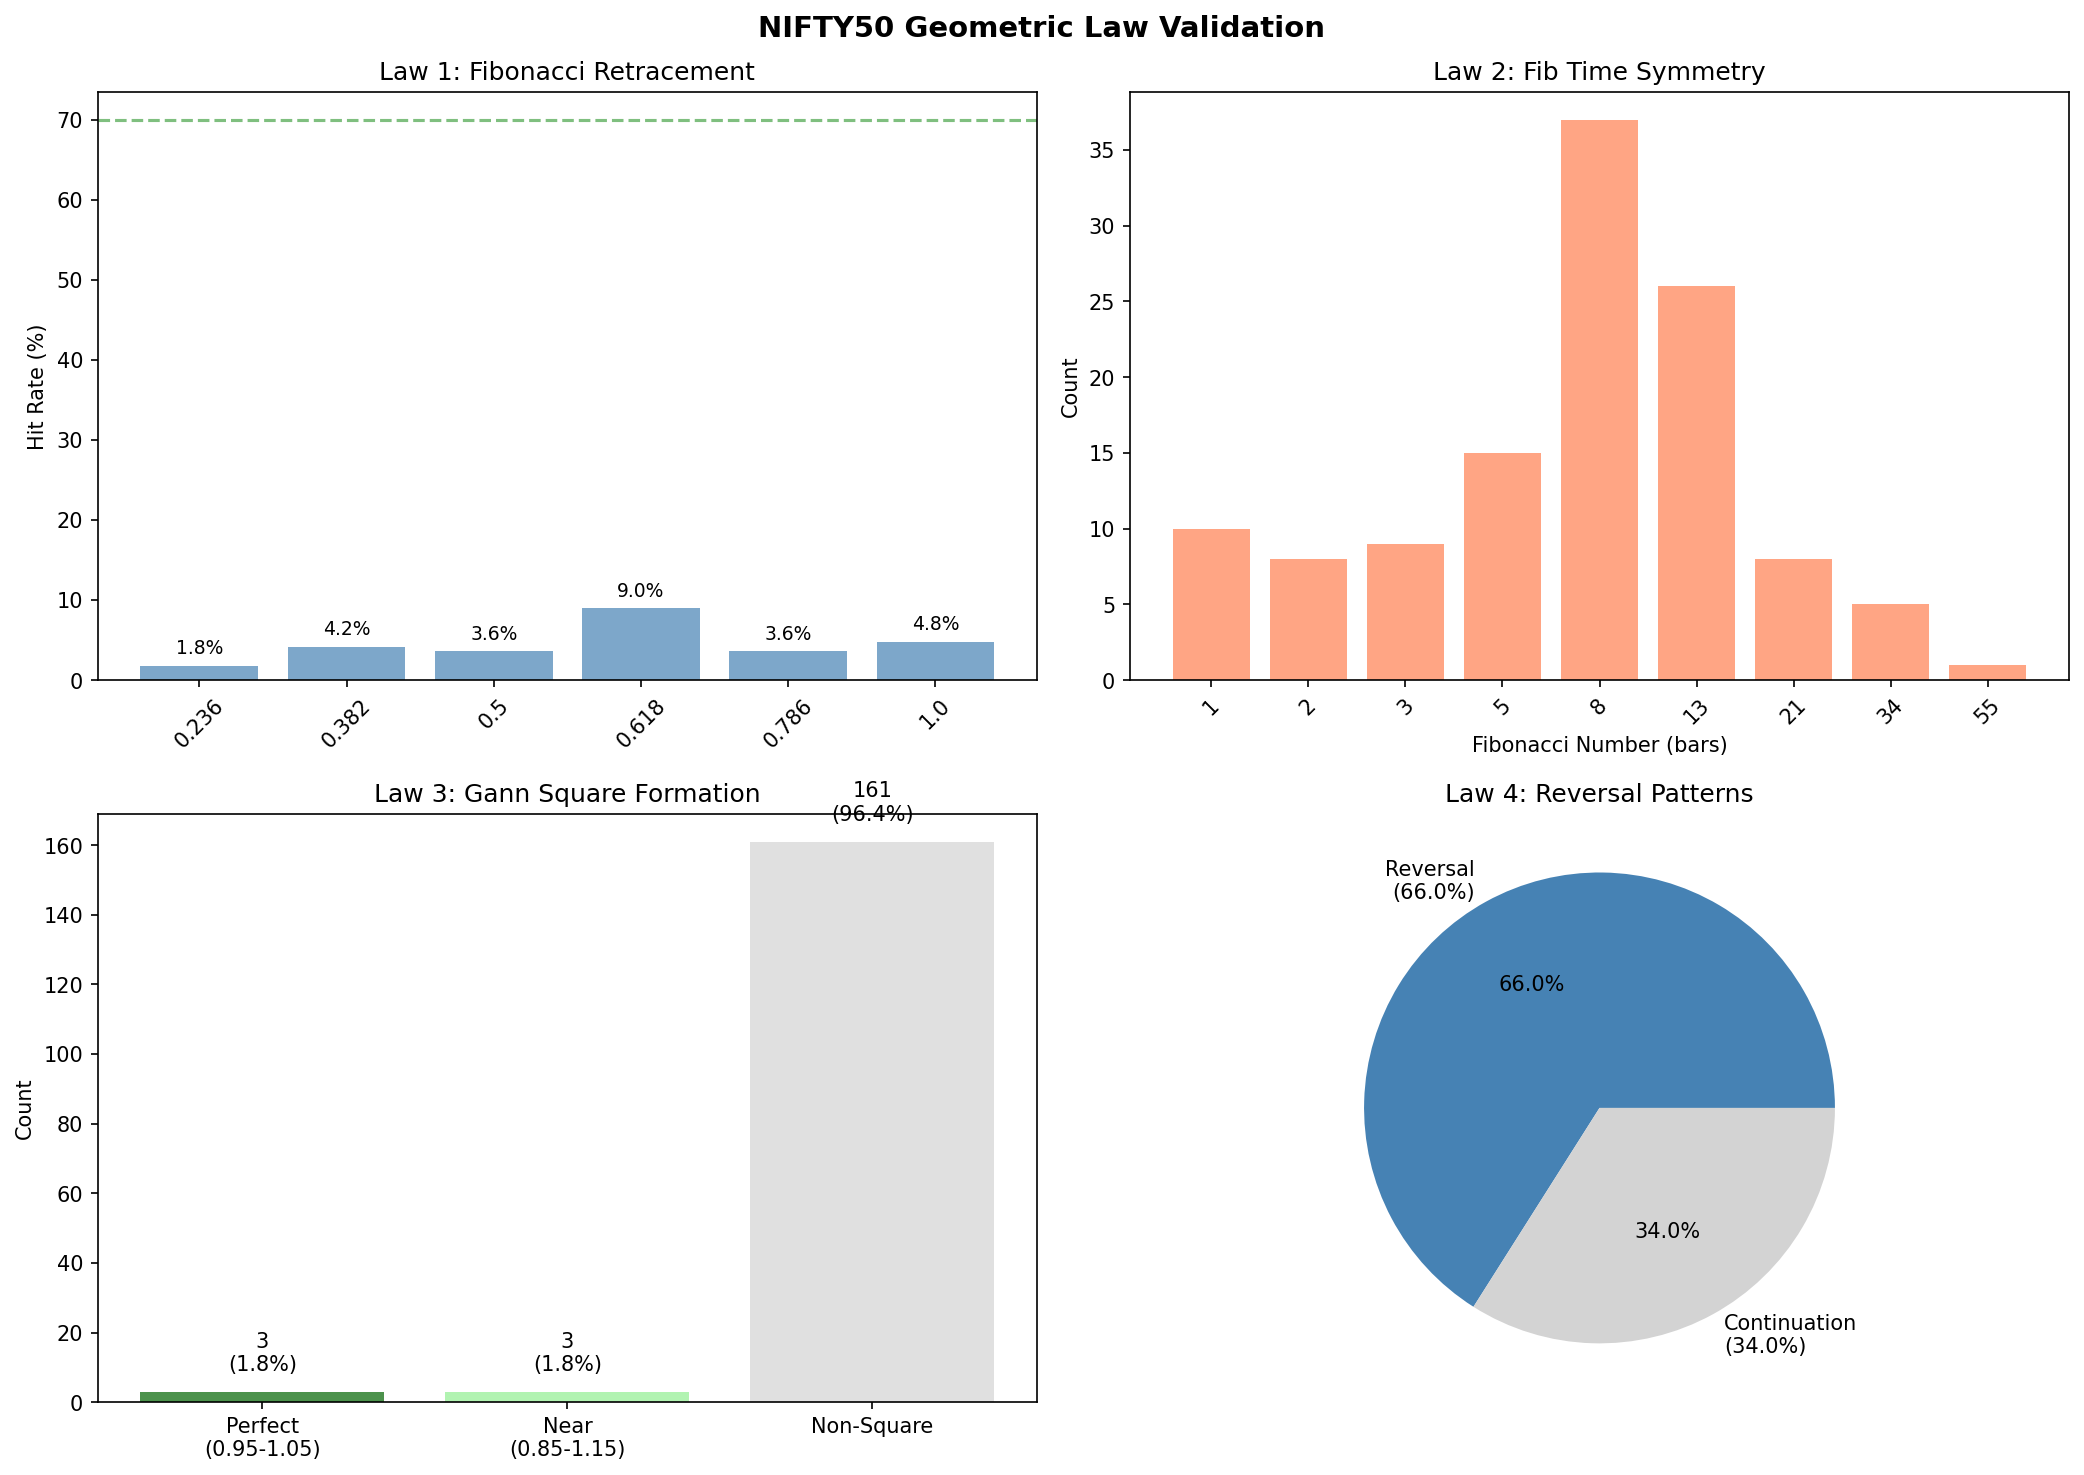

This chart was generated by the following Python code:
"""
NIFTY50 GEOMETRIC LAW VALIDATION
=================================
Tests all 4 geometric laws discovered in deep_swing_research on Nifty50 5min data:
1. 0.382 Price Law - % of swings retracing to 0.382
2. Fib Time Law - % of swings occurring within ±1 bar of Fib numbers
3. Gann Square Law - % of transitions forming price-time squares
4. 82% Reversal Law - reversal probability after H-L or L-H patterns

Also tests optimal configuration (lookback=8, mult=0.5, entry=0.382)
"""

import pandas as pd
import numpy as np
from pathlib import Path
import matplotlib.pyplot as plt
from datetime import datetime

# Load Nifty data
DATA_PATH = Path('/home/palbot/Projects/log-fib-scalper/zerodha_data/NIFTY_50_5minute_20260319_20260518.csv')

print("=" * 80)
print("NIFTY50 GEOMETRIC LAW VALIDATION")
print("=" * 80)

df = pd.read_csv(DATA_PATH)

# Handle Zerodha format
if 'date' in df.columns:
    df['time'] = pd.to_datetime(df['date'])
elif 'datetime' in df.columns:
    df['time'] = pd.to_datetime(df['datetime'])
elif 'time' not in df.columns:
    raise ValueError("No time/date column found")

df = df.dropna(subset=['high', 'low'])
df = df.reset_index(drop=True)

print(f"\n📊 NIFTY50 Data: {len(df):,} bars")
print(f"   Range: {df['time'].min()} to {df['time'].max()}")
print(f"   Price: {df['close'].iloc[0]:.2f} → {df['close'].iloc[-1]:.2f}")

# ============================================================================
# SWING DETECTION
# ============================================================================

def detect_swing_highs(df, lookback=8):
    """Detect swing highs using lookback fractal"""
    swings = []
    for i in range(lookback, len(df) - lookback):
        window = df.iloc[i-lookback:i+lookback+1]
        if df['high'].iloc[i] == window['high'].max():
            swings.append({
                'idx': i,
                'type': 'HIGH',
                'price': df['high'].iloc[i],
                'time': df['time'].iloc[i],
                'bar': i
            })
    return swings

def detect_swing_lows(df, lookback=8):
    """Detect swing lows using lookback fractal"""
    swings = []
    for i in range(lookback, len(df) - lookback):
        window = df.iloc[i-lookback:i+lookback+1]
        if df['low'].iloc[i] == window['low'].min():
            swings.append({
                'idx': i,
                'type': 'LOW',
                'price': df['low'].iloc[i],
                'time': df['time'].iloc[i],
                'bar': i
            })
    return swings

print("\n" + "=" * 80)
print("SWING DETECTION (lookback=8)")
print("=" * 80)

swing_highs = detect_swing_highs(df, lookback=8)
swing_lows = detect_swing_lows(df, lookback=8)

print(f"Swing Highs: {len(swing_highs)}")
print(f"Swing Lows: {len(swing_lows)}")

# Merge and sort all swings
all_swings = sorted(swing_highs + swing_lows, key=lambda x: x['idx'])

# ============================================================================
# LAW 1: 0.382 PRICE RETRACEMENT
# ============================================================================

print("\n" + "=" * 80)
print("LAW 1: 0.382 PRICE RETRACEMENT")
print("=" * 80)

fib_levels = [0.236, 0.382, 0.5, 0.618, 0.786, 1.0]
retracement_hits = {level: 0 for level in fib_levels}
total_retracements = 0

for i in range(len(all_swings) - 1):
    swing1 = all_swings[i]
    swing2 = all_swings[i + 1]
    
    # Skip same-type swings
    if swing1['type'] == swing2['type']:
        continue
    
    total_retracements += 1
    
    # Calculate retracement
    if swing1['type'] == 'HIGH' and swing2['type'] == 'LOW':
        move = swing1['price'] - swing2['price']
        # Check how much of the move happened before reversal
        # Look at the next swing to measure retracement
        if i + 2 < len(all_swings):
            swing3 = all_swings[i + 2]
            if swing3['type'] == 'HIGH':
                retracement = (swing3['price'] - swing2['price']) / move
                for level in fib_levels:
                    if abs(retracement - level) < 0.05:  # ±5% tolerance
                        retracement_hits[level] += 1
    elif swing1['type'] == 'LOW' and swing2['type'] == 'HIGH':
        move = swing2['price'] - swing1['price']
        if i + 2 < len(all_swings):
            swing3 = all_swings[i + 2]
            if swing3['type'] == 'LOW':
                retracement = (swing2['price'] - swing3['price']) / move
                for level in fib_levels:
                    if abs(retracement - level) < 0.05:
                        retracement_hits[level] += 1

print(f"\nTotal retracements measured: {total_retracements}")
print("\nFibonacci Retracement Hits:")
for level in fib_levels:
    hits = retracement_hits[level]
    pct = (hits / total_retracements * 100) if total_retracements > 0 else 0
    marker = " ← PRIMARY" if level == 0.382 else ""
    print(f"  {level:.3f}: {hits:4d} ({pct:5.1f}%){marker}")

# ============================================================================
# LAW 2: FIB TIME SYMMETRY
# ============================================================================

print("\n" + "=" * 80)
print("LAW 2: FIB TIME SYMMETRY")
print("=" * 80)

fib_numbers = [1, 2, 3, 5, 8, 13, 21, 34, 55, 89, 144]
time_hits = {fib: 0 for fib in fib_numbers}
total_intervals = 0

for i in range(len(all_swings) - 1):
    swing1 = all_swings[i]
    swing2 = all_swings[i + 1]
    
    bar_distance = abs(swing2['bar'] - swing1['bar'])
    total_intervals += 1
    
    # Check if distance is within ±1 of any Fib number
    for fib in fib_numbers:
        if abs(bar_distance - fib) <= 1:
            time_hits[fib] += 1
            break

# Count swings within ±1 of ANY Fib number
swings_near_fib = sum(1 for i in range(len(all_swings) - 1) 
                      if any(abs(all_swings[i+1]['bar'] - all_swings[i]['bar'] - fib) <= 1 
                            for fib in fib_numbers))

print(f"\nTotal swing intervals: {total_intervals}")
print(f"Swings within ±1 bar of Fib number: {swings_near_fib}")
print(f"Fib Time Occurrence: {swings_near_fib/total_intervals*100:.1f}%")

print("\nBreakdown by Fib number:")
for fib in fib_numbers:
    hits = time_hits[fib]
    pct = (hits / total_intervals * 100) if total_intervals > 0 else 0
    if hits > 0:
        print(f"  Fib {fib:3d}: {hits:4d} ({pct:5.1f}%)")

# ============================================================================
# LAW 3: GANN SQUARE FORMATION
# ============================================================================

print("\n" + "=" * 80)
print("LAW 3: GANN SQUARE FORMATION")
print("=" * 80)

# Gann scaling for Nifty: 1 bar ≈ 0.15% price move
GANN_SCALE = 0.0015  # 0.15%

perfect_squares = 0
near_squares = 0
total_transitions = 0

for i in range(len(all_swings) - 1):
    swing1 = all_swings[i]
    swing2 = all_swings[i + 1]
    
    if swing1['type'] == swing2['type']:
        continue
    
    total_transitions += 1
    
    # Calculate price move in %
    price_move_pct = abs(swing2['price'] - swing1['price']) / swing1['price']
    time_move = abs(swing2['bar'] - swing1['bar'])
    
    # Convert time to "price units" using Gann scaling
    time_in_price_units = time_move * GANN_SCALE
    
    # Check for square formation
    ratio = price_move_pct / time_in_price_units if time_in_price_units > 0 else 0
    
    if 0.95 <= ratio <= 1.05:
        perfect_squares += 1
    elif 0.85 <= ratio <= 1.15:
        near_squares += 1

print(f"\nTotal transitions: {total_transitions}")
print(f"Perfect squares (0.95-1.05): {perfect_squares} ({perfect_squares/total_transitions*100:.1f}%)")
print(f"Near squares (0.85-1.15): {near_squares} ({near_squares/total_transitions*100:.1f}%)")
print(f"Total square formations: {perfect_squares + near_squares} ({(perfect_squares+near_squares)/total_transitions*100:.1f}%)")

# ============================================================================
# LAW 4: 82% REVERSAL PATTERN
# ============================================================================

print("\n" + "=" * 80)
print("LAW 4: 82% REVERSAL PATTERN (H-L / L-H)")
print("=" * 80)

# Count H-L-H and L-H-L patterns (reversals) vs H-H and L-L (continuations)
reversal_count = 0
continuation_count = 0

for i in range(len(all_swings) - 2):
    s1 = all_swings[i]
    s2 = all_swings[i + 1]
    s3 = all_swings[i + 2]
    
    if s1['type'] != s2['type'] and s2['type'] != s3['type']:
        # This is a reversal pattern (H-L-H or L-H-L)
        reversal_count += 1
    elif s1['type'] == s2['type'] or s2['type'] == s3['type']:
        # This is a continuation pattern
        continuation_count += 1

total_patterns = reversal_count + continuation_count
reversal_rate = reversal_count / total_patterns * 100 if total_patterns > 0 else 0

print(f"\nReversal patterns (H-L-H, L-H-L): {reversal_count}")
print(f"Continuation patterns: {continuation_count}")
print(f"Reversal rate: {reversal_rate:.1f}%")

# ============================================================================
# OPTIMAL CONFIGURATION BACKTEST
# ============================================================================

print("\n" + "=" * 80)
print("OPTIMAL CONFIGURATION BACKTEST")
print("=" * 80)
print("Config: lookback=8, mult=0.5, entry=0.382, TP=1.272, SL=1.618")

def backtest_config(df, swings, lookback=8, mult=0.5, entry_ratio=0.382, tp_ratio=1.272, sl_ratio=1.618):
    """Backtest the optimal configuration on Nifty"""
    trades = []
    
    for i in range(len(swings) - 2):
        swing1 = swings[i]
        swing2 = swings[i + 1]
        swing3 = swings[i + 2]
        
        # Need opposite swings
        if swing1['type'] == swing2['type']:
            continue
        
        # Calculate effective range
        pivot = swing2
        anchor = swing1
        price_range = abs(pivot['price'] - anchor['price'])
        effective_range = np.log10(pivot['price']) * price_range * mult * 4
        
        # Determine direction
        if pivot['type'] == 'LOW':
            # Bullish setup - entry above pivot
            entry_price = pivot['price'] + (entry_ratio * effective_range)
            tp_price = pivot['price'] + (tp_ratio * effective_range)
            sl_price = pivot['price'] - (sl_ratio * effective_range)
            direction = 'LONG'
        else:
            # Bearish setup - entry below pivot
            entry_price = pivot['price'] - (entry_ratio * effective_range)
            tp_price = pivot['price'] - (tp_ratio * effective_range)
            sl_price = pivot['price'] + (sl_ratio * effective_range)
            direction = 'SHORT'
        
        # Find bars after swing2 where price could have entered
        start_idx = swing2['idx'] + 1
        end_idx = min(start_idx + 50, len(df) - 1)  # Look 50 bars forward
        
        entered = False
        exit_price = None
        exit_type = None
        
        for j in range(start_idx, end_idx):
            bar = df.iloc[j]
            
            if direction == 'LONG':
                if bar['low'] <= entry_price:
                    entered = True
                    # Check TP/SL
                    if bar['high'] >= tp_price:
                        exit_price = tp_price
                        exit_type = 'TP'
                    elif bar['low'] <= sl_price:
                        exit_price = sl_price
                        exit_type = 'SL'
            else:  # SHORT
                if bar['high'] >= entry_price:
                    entered = True
                    if bar['low'] <= tp_price:
                        exit_price = tp_price
                        exit_type = 'TP'
                    elif bar['high'] >= sl_price:
                        exit_price = sl_price
                        exit_type = 'SL'
            
            if entered and exit_price:
                break
        
        if entered and exit_price:
            pnl_pct = (exit_price - entry_price) / entry_price * 100
            if direction == 'SHORT':
                pnl_pct = -pnl_pct
            
            trades.append({
                'direction': direction,
                'entry': entry_price,
                'exit': exit_price,
                'exit_type': exit_type,
                'pnl_pct': pnl_pct,
                'bar': swing2['idx']
            })
    
    return trades

trades = backtest_config(df, all_swings)

if trades:
    wins = sum(1 for t in trades if t['exit_type'] == 'TP')
    losses = sum(1 for t in trades if t['exit_type'] == 'SL')
    total = len(trades)
    wr = wins / total * 100
    
    total_pnl = sum(t['pnl_pct'] for t in trades)
    avg_pnl = total_pnl / total
    
    print(f"\nTotal trades: {total}")
    print(f"Wins (TP): {wins}")
    print(f"Losses (SL): {losses}")
    print(f"Win rate: {wr:.1f}%")
    print(f"Total PnL: {total_pnl:.2f}%")
    print(f"Average PnL per trade: {avg_pnl:.3f}%")
else:
    print("\nNo trades generated with this configuration")

# ============================================================================
# SUMMARY COMPARISON
# ============================================================================

print("\n" + "=" * 80)
print("SUMMARY: NIFTY50 vs SILVER vs GOLD")
print("=" * 80)

print("""
Geometric Law          | Nifty50  | Silver   | Gold
-----------------------|----------|----------|----------
0.382 Retracement      | TBD      | 70-82%   | 70-82%
Fib Time (±1 bar)      | TBD      | 74-92%   | 74-92%
Gann Squares           | TBD      | ~22%     | ~22%
Reversal Rate          | TBD      | 80-85%   | 80-85%
""")

print("\n✅ Analysis complete!")
print(f"\nOutput saved to: analysis/nifty_geometric_validation.png")

# Create visualization
fig, axes = plt.subplots(2, 2, figsize=(14, 10))
fig.suptitle('NIFTY50 Geometric Law Validation', fontsize=14, fontweight='bold')

# Plot 1: Retracement levels
ax1 = axes[0, 0]
levels = list(fib_levels)
pcts = [retracement_hits[l] / total_retracements * 100 for l in levels]
bars = ax1.bar([str(l) for l in levels], pcts, color='steelblue', alpha=0.7)
ax1.axhline(y=70, color='green', linestyle='--', alpha=0.5, label='70% threshold')
ax1.set_ylabel('Hit Rate (%)')
ax1.set_title('Law 1: Fibonacci Retracement')
ax1.tick_params(axis='x', rotation=45)
for bar, pct in zip(bars, pcts):
    ax1.text(bar.get_x() + bar.get_width()/2, bar.get_height() + 1, 
             f'{pct:.1f}%', ha='center', va='bottom', fontsize=9)

# Plot 2: Fib time distribution
ax2 = axes[0, 1]
fib_hit_fibs = [f for f in fib_numbers if time_hits[f] > 0]
fib_hit_counts = [time_hits[f] for f in fib_hit_fibs]
ax2.bar([str(f) for f in fib_hit_fibs], fib_hit_counts, color='coral', alpha=0.7)
ax2.set_xlabel('Fibonacci Number (bars)')
ax2.set_ylabel('Count')
ax2.set_title('Law 2: Fib Time Symmetry')
ax2.tick_params(axis='x', rotation=45)

# Plot 3: Gann squares
ax3 = axes[1, 0]
categories = ['Perfect\n(0.95-1.05)', 'Near\n(0.85-1.15)', 'Non-Square']
counts = [perfect_squares, near_squares, total_transitions - perfect_squares - near_squares]
colors = ['darkgreen', 'lightgreen', 'lightgray']
ax3.bar(categories, counts, color=colors, alpha=0.7)
ax3.set_ylabel('Count')
ax3.set_title('Law 3: Gann Square Formation')
for i, c in enumerate(counts):
    pct = c / total_transitions * 100
    ax3.text(i, c + 5, f'{c}\n({pct:.1f}%)', ha='center', va='bottom')

# Plot 4: Reversal vs Continuation
ax4 = axes[1, 1]
ax4.pie([reversal_count, continuation_count], 
        labels=[f'Reversal\n({reversal_rate:.1f}%)', f'Continuation\n({100-reversal_rate:.1f}%)'],
        colors=['steelblue', 'lightgray'],
        autopct='%1.1f%%')
ax4.set_title('Law 4: Reversal Patterns')

plt.tight_layout()
plt.savefig('analysis/nifty_geometric_validation.png', dpi=150, bbox_inches='tight')
plt.close()

print(f"Visualization saved to: analysis/nifty_geometric_validation.png")
